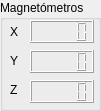
     <widget class="QGroupBox" name="groupBox_18">
      <property name="geometry">
       <rect>
        <x>480</x>
        <y>50</y>
        <width>101</width>
        <height>111</height>
       </rect>
      </property>
      <property name="title">
       <string>Magnetómetros</string>
      </property>
      <widget class="QLCDNumber" name="lcdMagX">
       <property name="geometry">
        <rect>
         <x>30</x>
         <y>20</y>
         <width>64</width>
         <height>23</height>
        </rect>
       </property>
       <property name="value" stdset="0">
        <double>0.000000000000000</double>
       </property>
      </widget>
      <widget class="QLCDNumber" name="lcdMagY">
       <property name="geometry">
        <rect>
         <x>30</x>
         <y>50</y>
         <width>64</width>
         <height>23</height>
        </rect>
       </property>
       <property name="value" stdset="0">
        <double>0.000000000000000</double>
       </property>
      </widget>
      <widget class="QLCDNumber" name="lcdMagZ">
       <property name="geometry">
        <rect>
         <x>30</x>
         <y>80</y>
         <width>64</width>
         <height>23</height>
        </rect>
       </property>
       <property name="value" stdset="0">
        <double>0.000000000000000</double>
       </property>
      </widget>
      <widget class="QWidget" name="layoutWidget_7">
       <property name="geometry">
        <rect>
         <x>10</x>
         <y>20</y>
         <width>20</width>
         <height>81</height>
        </rect>
       </property>
       <layout class="QVBoxLayout" name="verticalLayout_14">
        <item>
         <widget class="QLabel" name="label_40">
          <property name="text">
           <string>X</string>
          </property>
         </widget>
        </item>
        <item>
         <widget class="QLabel" name="label_41">
          <property name="text">
           <string>Y</string>
          </property>
         </widget>
        </item>
        <item>
         <widget class="QLabel" name="label_42">
          <property name="text">
           <string>Z</string>
          </property>
         </widget>
        </item>
       </layout>
      </widget>
     </widget>
